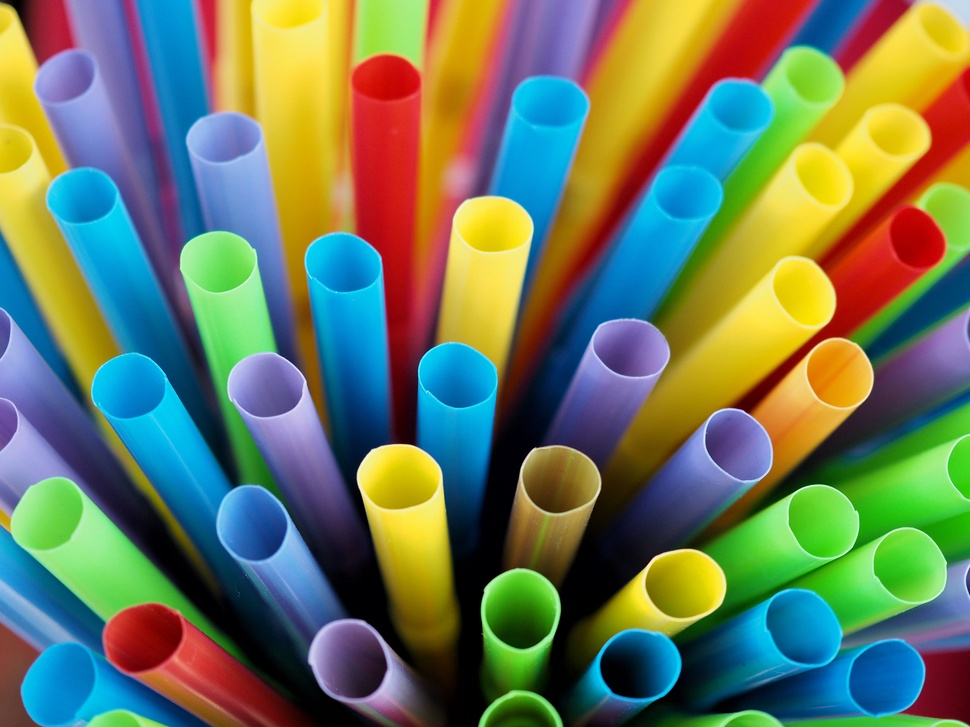
#> input picture Image/plastic_straw.jpg, 970 x 727 px, shrunk from 2500 x 1875 before the run
$ python test.py   (older library calls are emulated)
#> lines starting #> are read from the running program, lines starting #| are printed output that depends on the picture; after the words box and inside, x2 and y2 are one past the last pixel; in counts of white or black regions, pixels touching at a corner belong together
from scipy.spatial import distance as dist
from imutils import perspective
from imutils import contours
import numpy as np
from matplotlib import pyplot as plt
import argparse
import imutils
import cv2

def midpoint(ptA, ptB):
	return ((ptA[0] + ptB[0]) * 0.5, (ptA[1] + ptB[1]) * 0.5)

# [5 lines of commented-out code are left out]
width = 3.5
filename = 'plastic_straw.jpg'

# Load image
image = cv2.imread(filename)
#> image is the input picture: shape (727, 970, 3); mean B, G, R 92, 121.5, 107.7
gray = cv2.cvtColor(image, cv2.COLOR_BGR2GRAY)
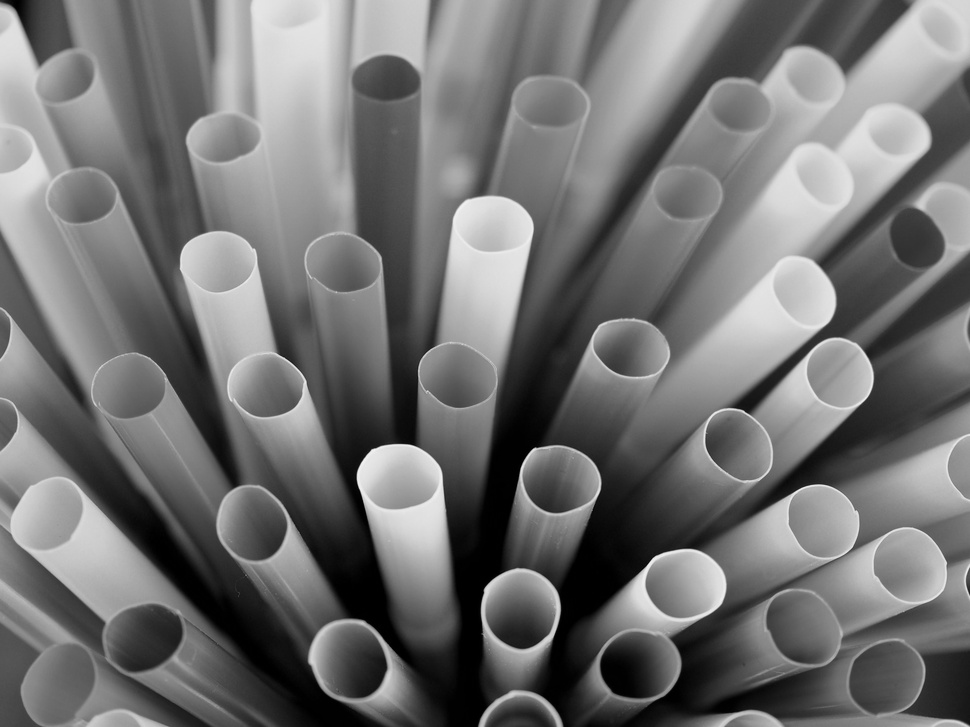
#> gray: shape (727, 970); min 0, max 246, mean 114
gray = cv2.GaussianBlur(gray, (7, 7), 0)

# Perform edge detection, then perform a dilation + erosion to close gaps in between object edges
edged = cv2.Canny(gray, 50, 100)
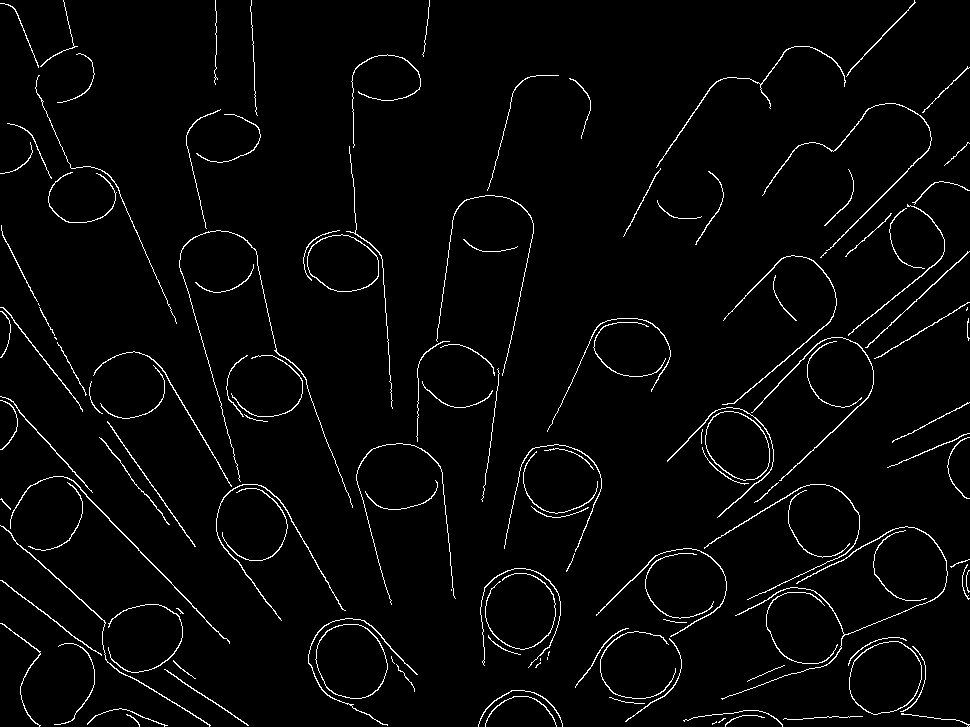
#> edged: shape (727, 970); 2.8% white in thin lines or dots
edged = cv2.dilate(edged, None, iterations=1)
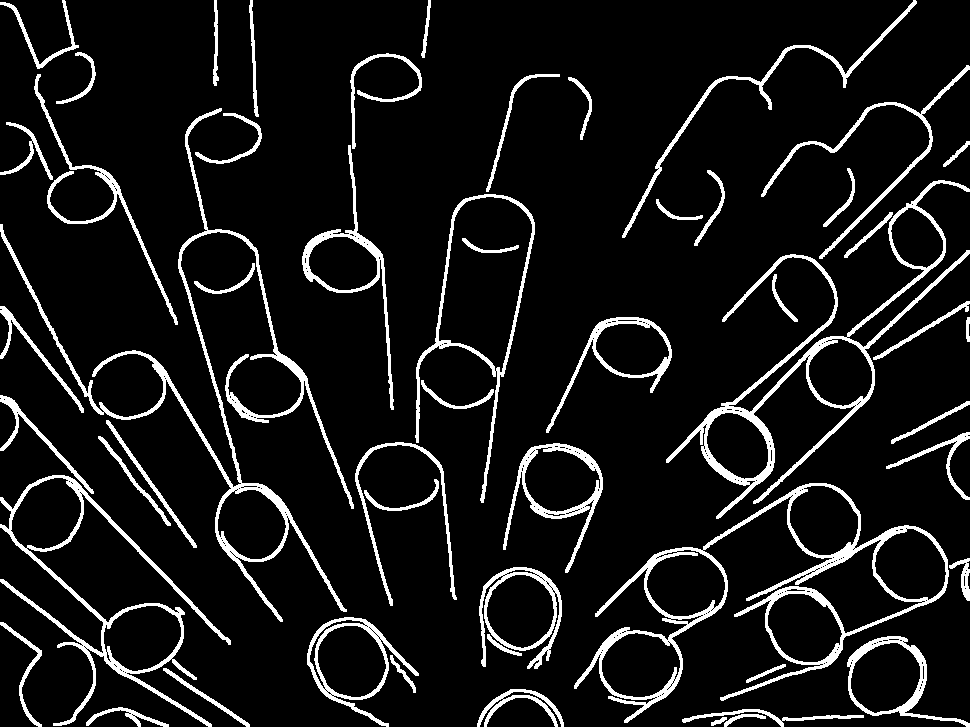
#> edged: shape (727, 970); 9.1% white; 54 white regions, largest, box (x1, y1, x2, y2) and area: (574, 483, 949, 723) 8562, (0, 108, 354, 622) 7880, (666, 180, 970, 519) 7178
edged = cv2.erode(edged, None, iterations=1)
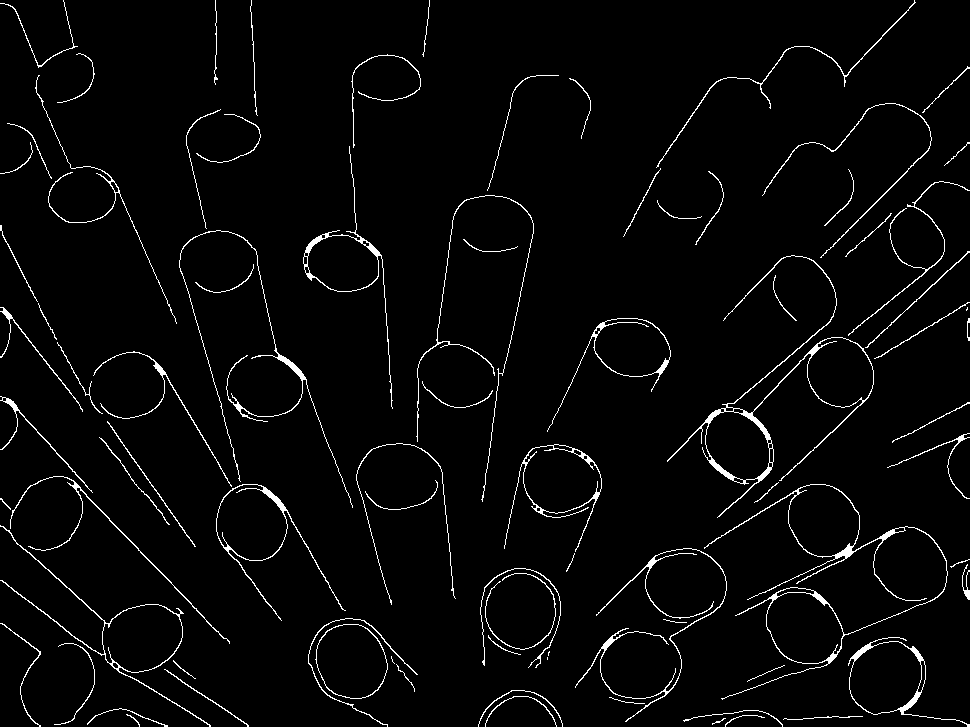
#> edged: shape (727, 970); 3.1% white in thin lines or dots

plot = True
if plot:
    #First look att edges.
    plt.subplot(121)
    plt.imshow(image, cmap = 'gray')
    plt.title('Original Image')
    plt.xticks([]), plt.yticks([])

    plt.subplot(122)
    plt.imshow(edged, cmap = 'gray')
    plt.title('Edge Image'), plt.xticks([]), plt.yticks([])

    print("First look at edges.")
    plt.show()
#> figure, not shown here; B, G, R data is drawn as R, G, B

# Find contours in edge map
cnts = cv2.findContours(edged.copy(), cv2.RETR_EXTERNAL, cv2.CHAIN_APPROX_SIMPLE)
#> cnts = 84 contours, 33 with area under 20; largest, box (x1, y1, x2, y2) and area: (704, 484, 948, 700) 8955, (667, 255, 874, 518) 7989, (848, 637, 970, 727) 4500, (0, 525, 211, 727) 4474, (216, 484, 346, 621) 4354
cnts = imutils.grab_contours(cnts)

# Sort from left to right
(cnts, _) = contours.sort_contours(cnts)
pixelsPerMetric = None

# Loop over the contours individually
for c in cnts:
	# if the contour is not sufficiently large, ignore it
	if cv2.contourArea(c) < 100:
		continue

        # compute the rotated bounding box of the contour
	orig = image.copy()
	box = cv2.minAreaRect(c)
	box = cv2.cv.BoxPoints(box) if imutils.is_cv2() else cv2.boxPoints(box)
	box = np.array(box, dtype="int")

        # Order the points in the contour such that they appear
	# in top-left, top-right, bottom-right, and bottom-left
	# order, then draw the outline of the rotated bounding
	# box
	box = perspective.order_points(box)
	cv2.drawContours(orig, [box.astype("int")], -1, (0, 255, 0), 2)

	# Loop over the original points and draw them
	for (x, y) in box:
		cv2.circle(orig, (int(x), int(y)), 5, (0, 0, 255), -1)

        # Unpack the ordered bounding box, then compute the midpoint
	# between the top-left and top-right coordinates, followed by
	# the midpoint between bottom-left and bottom-right coordinates
	(tl, tr, br, bl) = box
	(tltrX, tltrY) = midpoint(tl, tr)
	(blbrX, blbrY) = midpoint(bl, br)

	# Compute the midpoint between the top-left and top-right points,
	# followed by the midpoint between the top-righ and bottom-right
	(tlblX, tlblY) = midpoint(tl, bl)
	(trbrX, trbrY) = midpoint(tr, br)

	# Draw the midpoints on the image
	cv2.circle(orig, (int(tltrX), int(tltrY)), 5, (255, 0, 0), -1)
	cv2.circle(orig, (int(blbrX), int(blbrY)), 5, (255, 0, 0), -1)
	cv2.circle(orig, (int(tlblX), int(tlblY)), 5, (255, 0, 0), -1)
	cv2.circle(orig, (int(trbrX), int(trbrY)), 5, (255, 0, 0), -1)

	# Draw lines between the midpoints
	cv2.line(orig, (int(tltrX), int(tltrY)), (int(blbrX), int(blbrY)), (255, 0, 255), 2)
	cv2.line(orig, (int(tlblX), int(tlblY)), (int(trbrX), int(trbrY)), (255, 0, 255), 2)

        # Compute the Euclidean distance between the midpoints
	dA = dist.euclidean((tltrX, tltrY), (blbrX, blbrY))
	dB = dist.euclidean((tlblX, tlblY), (trbrX, trbrY))

	# If the pixels per metric has not been initialized, then
	# compute it as the ratio of pixels to supplied metric
	# (in this case, inches)
	if pixelsPerMetric is None:
		pixelsPerMetric = dB / width

        # Compute the size of the object
	dimA = dA / pixelsPerMetric
	dimB = dB / pixelsPerMetric

	# Draw the object sizes on the image
	cv2.putText(orig, "{:.1f} mm".format(dimA), (int(tltrX - 15), int(tltrY - 10)), cv2.FONT_HERSHEY_SIMPLEX, 0.65, (255, 255, 255), 2)
	cv2.putText(orig, "{:.1f} mm".format(dimB), (int(trbrX + 10), int(trbrY)), cv2.FONT_HERSHEY_SIMPLEX, 0.65, (255, 255, 255), 2)

	# show the output image
	cv2.imshow("Image", orig)
	cv2.waitKey(0)
#> this loop made 84 passes
#> (tl, tr, br, bl, tltrX, tltrY, blbrX, blbrY) on pass 2: ([10, 507], [253, 653], [209, 726], [-33, 580], 131.5, 580, 88, 653)
#> (tl, tr, br, bl, tltrX, tltrY, blbrX, blbrY) on passes 4, 5, 10, 11, 17, 23: ([4, 391], [92, 491], [61, 518], [-26, 419], 48, 441, 17.5, 468.5), ([3, 304], [84, 409], [56, 430], [-24, 325], 43.5, 356.5, 16, 377.5), ([54, 461], [232, 639], [177, 695], [-1, 516], 143, 550, 88, 605.5), ([38, 74], [201, 304], [146, 343], [-16, 113], 119.5, 189, 65, 228), ([115, 335], [266, 425], [230, 486], [79, 396], 190.5, 380, 154.5, 441), ([246, 216], [353, 506], [261, 540], [154, 250], 299.5, 361, 207.5, 395)
#> pass 2, `cv2.imshow("Image", orig)`:
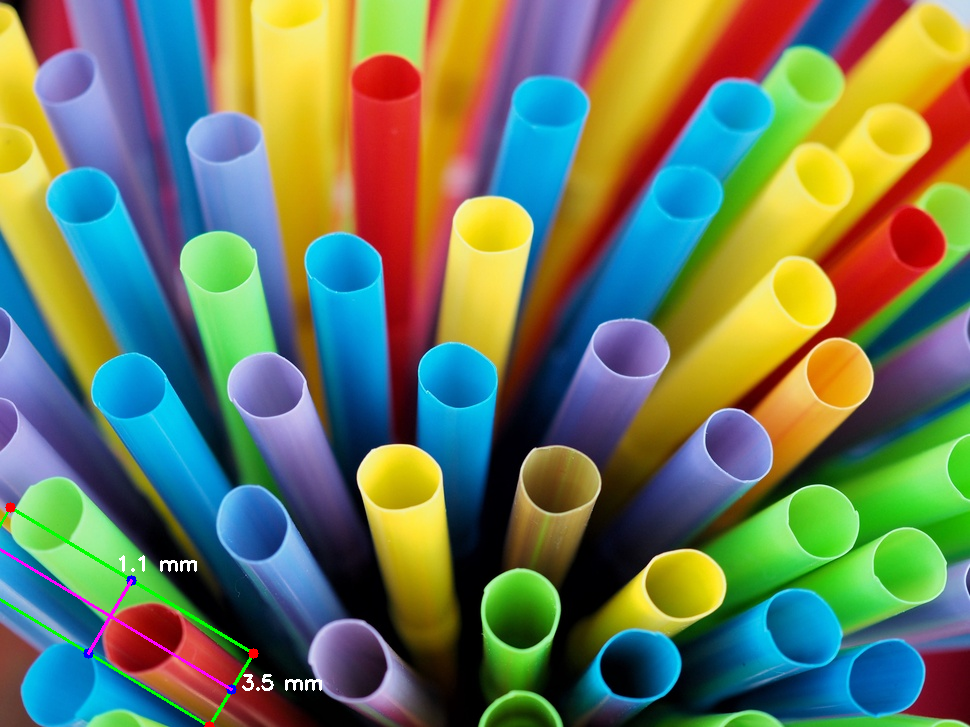
#> window 'Image': shape (727, 970, 3); mean B, G, R 92.3, 121.9, 108
#> after the loop, pixelsPerMetric = 80.87
